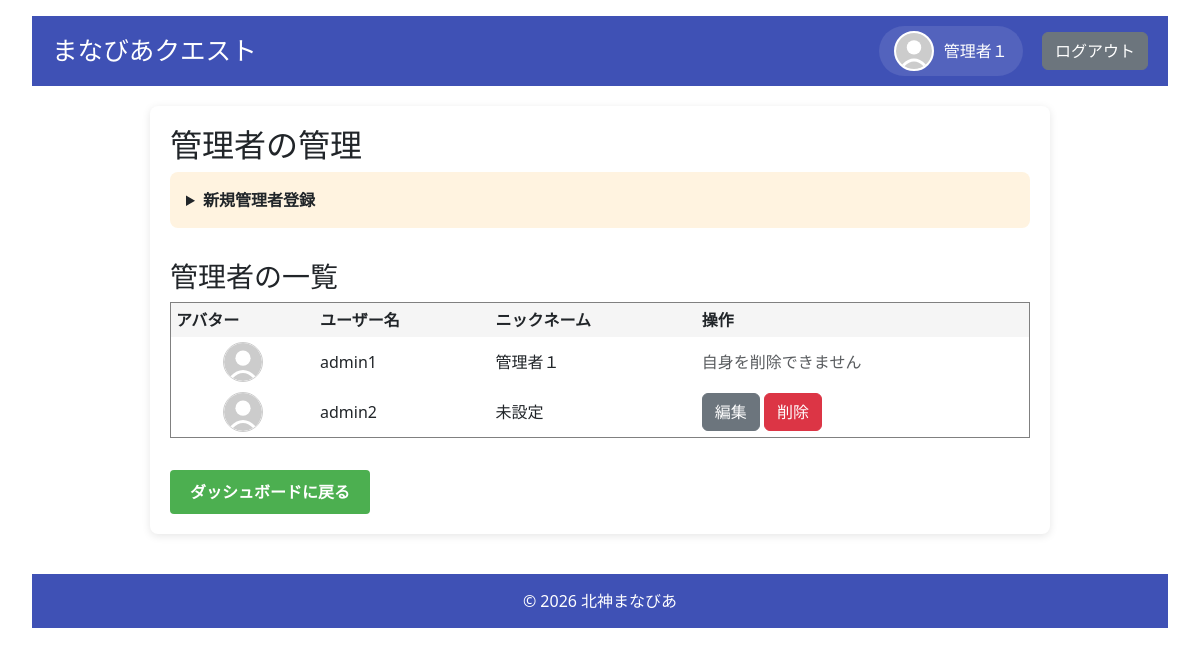
/admin/admins (signed in), run on an earlier commit of the app's database.
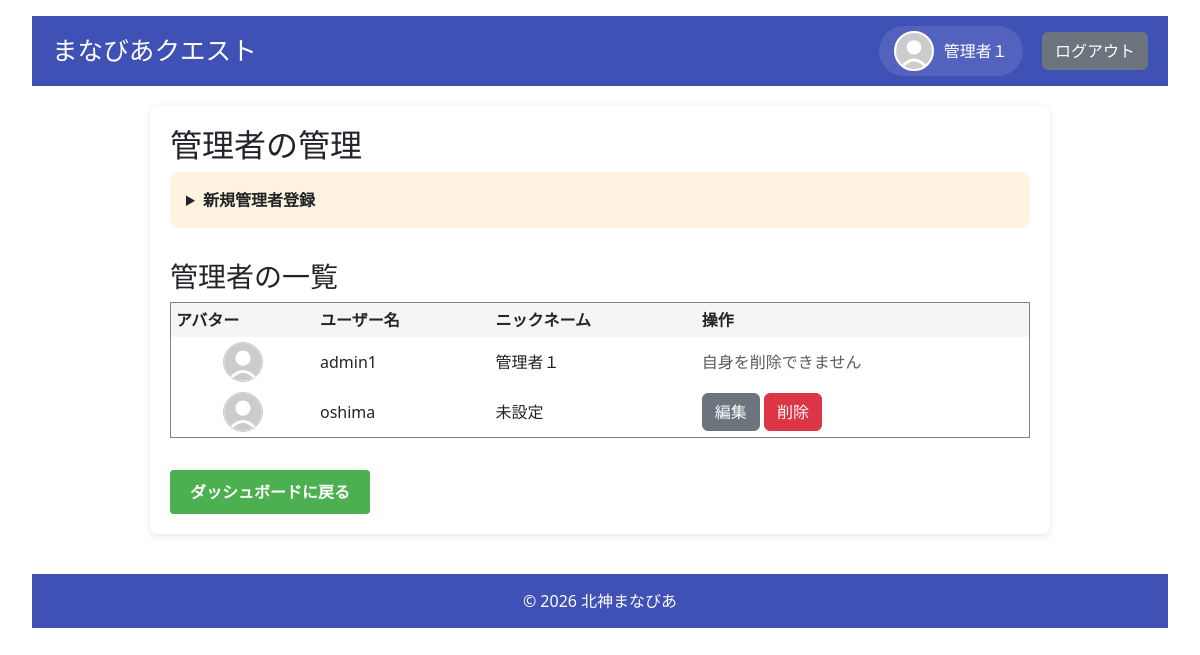
And on a later commit of the database.
### models.py (models this page shows, shortened)
class User(UserMixin, db.Model):
    __tablename__ = 'users'
    id = db.Column(db.Integer, primary_key=True)
    username = db.Column(db.String(80), unique=True, nullable=False)
    password_hash = db.Column(db.String(128), nullable=False)
    role = db.Column(db.String(20), nullable=False)  # 'admin', 'student', 'parent'
    is_first_login = db.Column(db.Boolean, default=True, nullable=False)
    nickname = db.Column(db.String(80), nullable=True)
    avatar = db.Column(db.String(200), nullable=True)
    parent_id = db.Column(db.Integer, db.ForeignKey('users.id'), nullable=True)
    user_level = db.Column(db.Integer, default=1)
    medals = db.Column(db.Integer, default=0)
    user_title = db.Column(db.String(100), default='見習い')
    target_levels_json = db.Column(db.String(200), default='{"math": "Lv1", "english": "Lv1", "japanese": "Lv1"}')
    children = db.relationship('User', backref=db.backref('parent', remote_side=[id]), lazy='dynamic')
    attempt_logs = db.relationship('QuestAttemptLog', back_populates='user', cascade="all, delete-orphan")
    @property
    def display_name(self):
        return self.nickname if self.nickname else self.username
    @property
    def avatar_url(self):
        if self.avatar:
            return f"/static/images/avatars/{self.avatar}"
        return "/static/images/avatars/default.svg"
    def is_admin(self):
        return self.role == 'admin'

### app.py (the view)
@app.route('/admin/admins')
@login_required
def manage_admins():
    if not current_user.is_admin():
        return redirect(url_for('login'))
    admins = safe_query_all(User.query.filter_by(role='admin'))
    return render_template('manage_admins.html', admins=admins)

### app.py (called while the page is built)
@app.context_processor
def inject_markdown_help():
    def get_markdown_help():
        try:
            filepath = os.path.join(basedir, 'Markdown_help.md')
            with open(filepath, 'r', encoding='utf-8') as f:
                return f.read()
        except Exception as e:
            app.logger.error(f"Error reading Markdown_help.md: {e}")
            return "ヘルプファイルを読み込めませんでした。"
    return dict(get_markdown_help=get_markdown_help)

def safe_get(model, ident, retries=5, delay=1.0):
    for i in range(retries):
        try:
            return db.session.get(model, ident)
        except OperationalError as e:
            if "disk I/O error" in str(e) or "database is locked" in str(e):
                app.logger.warning(f"Database get failed (attempt {i+1}/{retries}): {e}. Retrying in {delay}s...")
                time.sleep(delay)
                continue
            raise
    return db.session.get(model, ident)

@login_manager.user_loader
def load_user(user_id):
    return safe_get(User, int(user_id))

### templates/manage_admins.html (shortened to what this page needs)
{% extends "base.html" %}
{% block content %}
<h2>管理者の管理</h2>
<details style="background: #fff3e0; padding: 1rem; margin-bottom: 2rem; border-radius: 8px;">
    <summary style="cursor: pointer; font-weight: bold;">新規管理者登録</summary>
</details>
<h3>管理者の一覧</h3>
<table border="1" cellpadding="5" style="width: 100%; border-collapse: collapse;">
  <thead>
    <tr style="background: #f5f5f5;">
      <th>アバター</th>
      <th>ユーザー名</th>
      <th>ニックネーム</th>
      <th>操作</th>
    </tr>
  </thead>
  <tbody>
    {% for admin in admins %}
    <tr>
      <td style="text-align: center;">
        <div style="width: 40px; height: 40px; border-radius: 50%; overflow: hidden; margin: 0 auto; border: 1px solid #ccc;">
            <img src="{{ url_for('static', filename='images/avatars/' + (admin.avatar if admin.avatar else 'default.svg')) }}" style="width: 100%; height: 100%; object-fit: cover;">
        </div>
      </td>
      <td>{{ admin.username }}</td>
      <td>{{ admin.nickname or "未設定" }}</td>
      <td>
        {% if admin.id != current_user.id %}
        <a href="{{ url_for('edit_user_admin', user_id=admin.id) }}" class="btn btn-secondary">編集</a>
        <form action="{{ url_for('delete_user', user_id=admin.id) }}" method="POST" onsubmit="return confirm('本当に削除しますか？');" style="display:inline;">
            <button type="submit" class="btn btn-danger">削除</button>
        </form>
        {% else %}
        <span class="text-muted">自身を削除できません</span>
        {% endif %}
      </td>
    </tr>
    {% endfor %}
  </tbody>
</table>
<div style="margin-top: 2rem;">
    <a href="{{ url_for('dashboard_' + current_user.role) }}" class="button">ダッシュボードに戻る</a>
</div>
{% endblock %}

### templates/base.html (shortened to what this page needs)
<!DOCTYPE html>
<html lang="ja">
<head>
    <link rel="stylesheet" href="{{ url_for('static', filename='css/style.css') }}">
    <link href="https://cdn.jsdelivr.net/npm/bootstrap@5.3.2/dist/css/bootstrap.min.css" rel="stylesheet">
    <link rel="stylesheet" href="https://cdnjs.cloudflare.com/ajax/libs/font-awesome/6.5.1/css/all.min.css">
</head>
<body>
    <header>
        <h1>まなびあクエスト</h1>
        <nav>
            {% if current_user.is_authenticated %}
            <a href="{{ url_for('profile') }}" class="nav-profile">
                <div class="avatar-container">
                    <img src="{{ current_user.avatar_url }}">
                </div>
                <span>{{ current_user.display_name }}</span>
            </a>
            {% endif %}
            <a href="{{ url_for('logout') }}" class="btn btn-secondary">ログアウト</a>
        </nav>
    </header>
    <main>
        {% block content %}{% endblock %}
    </main>
    <footer>
        &copy; 2026 北神まなびあ
    </footer>
</body>
</html>

What changed in the data, as far as the page shows it:
removed User: username "admin2", nickname "未設定"
now on this page (row edited): User: username "oshima", nickname "未設定"
